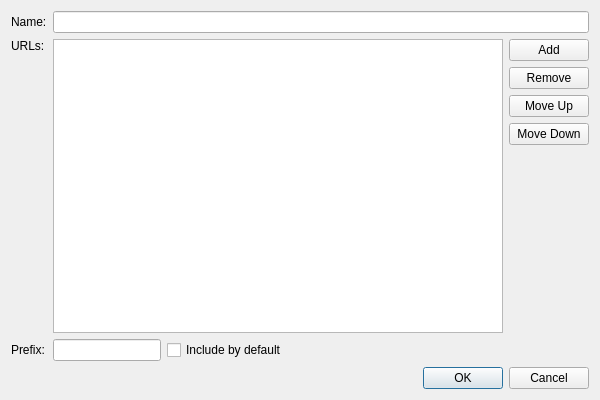
<?xml version="1.0" encoding="UTF-8"?>
<ui version="4.0">
 <class>Core::Internal::UrlFilterOptions</class>
 <widget class="QDialog" name="Core::Internal::UrlFilterOptions">
  <property name="geometry">
   <rect>
    <x>0</x>
    <y>0</y>
    <width>600</width>
    <height>400</height>
   </rect>
  </property>
  <property name="windowTitle">
   <string notr="true">Filter Configuration</string>
  </property>
  <layout class="QGridLayout" name="gridLayout">
   <item row="0" column="0">
    <widget class="QLabel" name="nameLabel">
     <property name="text">
      <string>Name:</string>
     </property>
    </widget>
   </item>
   <item row="0" column="1">
    <widget class="QLineEdit" name="nameEdit"/>
   </item>
   <item row="1" column="0">
    <layout class="QVBoxLayout" name="verticalLayout_2">
     <item>
      <widget class="QLabel" name="label">
       <property name="text">
        <string>URLs:</string>
       </property>
      </widget>
     </item>
     <item>
      <spacer name="verticalSpacer_2">
       <property name="orientation">
        <enum>Qt::Vertical</enum>
       </property>
       <property name="sizeHint" stdset="0">
        <size>
         <width>20</width>
         <height>40</height>
        </size>
       </property>
      </spacer>
     </item>
    </layout>
   </item>
   <item row="1" column="1">
    <layout class="QHBoxLayout" name="horizontalLayout_2">
     <item>
      <widget class="QListWidget" name="listWidget">
       <property name="dragDropMode">
        <enum>QAbstractItemView::InternalMove</enum>
       </property>
      </widget>
     </item>
     <item>
      <layout class="QVBoxLayout" name="verticalLayout">
       <item>
        <widget class="QPushButton" name="add">
         <property name="minimumSize">
          <size>
           <width>21</width>
           <height>21</height>
          </size>
         </property>
         <property name="text">
          <string>Add</string>
         </property>
        </widget>
       </item>
       <item>
        <widget class="QPushButton" name="remove">
         <property name="minimumSize">
          <size>
           <width>21</width>
           <height>21</height>
          </size>
         </property>
         <property name="text">
          <string>Remove</string>
         </property>
        </widget>
       </item>
       <item>
        <widget class="QPushButton" name="moveUp">
         <property name="minimumSize">
          <size>
           <width>21</width>
           <height>21</height>
          </size>
         </property>
         <property name="text">
          <string>Move Up</string>
         </property>
        </widget>
       </item>
       <item>
        <widget class="QPushButton" name="moveDown">
         <property name="minimumSize">
          <size>
           <width>21</width>
           <height>21</height>
          </size>
         </property>
         <property name="text">
          <string>Move Down</string>
         </property>
        </widget>
       </item>
       <item>
        <spacer name="verticalSpacer">
         <property name="orientation">
          <enum>Qt::Vertical</enum>
         </property>
         <property name="sizeHint" stdset="0">
          <size>
           <width>20</width>
           <height>20</height>
          </size>
         </property>
        </spacer>
       </item>
      </layout>
     </item>
    </layout>
   </item>
   <item row="2" column="0">
    <widget class="QLabel" name="prefixLabel">
     <property name="sizePolicy">
      <sizepolicy hsizetype="Maximum" vsizetype="Preferred">
       <horstretch>0</horstretch>
       <verstretch>0</verstretch>
      </sizepolicy>
     </property>
     <property name="text">
      <string notr="true">Prefix:</string>
     </property>
     <property name="buddy">
      <cstring>shortcutEdit</cstring>
     </property>
    </widget>
   </item>
   <item row="2" column="1">
    <layout class="QHBoxLayout" name="horizontalLayout">
     <item>
      <widget class="QLineEdit" name="shortcutEdit">
       <property name="sizePolicy">
        <sizepolicy hsizetype="Minimum" vsizetype="Fixed">
         <horstretch>0</horstretch>
         <verstretch>0</verstretch>
        </sizepolicy>
       </property>
      </widget>
     </item>
     <item>
      <widget class="QCheckBox" name="includeByDefault">
       <property name="sizePolicy">
        <sizepolicy hsizetype="Maximum" vsizetype="Preferred">
         <horstretch>0</horstretch>
         <verstretch>0</verstretch>
        </sizepolicy>
       </property>
       <property name="text">
        <string notr="true">Include by default</string>
       </property>
      </widget>
     </item>
     <item>
      <spacer name="horizontalSpacer">
       <property name="orientation">
        <enum>Qt::Horizontal</enum>
       </property>
       <property name="sizeHint" stdset="0">
        <size>
         <width>40</width>
         <height>20</height>
        </size>
       </property>
      </spacer>
     </item>
    </layout>
   </item>
   <item row="3" column="1">
    <widget class="QDialogButtonBox" name="buttonBox">
     <property name="orientation">
      <enum>Qt::Horizontal</enum>
     </property>
     <property name="standardButtons">
      <set>QDialogButtonBox::Cancel|QDialogButtonBox::Ok</set>
     </property>
    </widget>
   </item>
  </layout>
 </widget>
 <resources/>
 <connections>
  <connection>
   <sender>buttonBox</sender>
   <signal>accepted()</signal>
   <receiver>Core::Internal::UrlFilterOptions</receiver>
   <slot>accept()</slot>
   <hints>
    <hint type="sourcelabel">
     <x>248</x>
     <y>254</y>
    </hint>
    <hint type="destinationlabel">
     <x>157</x>
     <y>274</y>
    </hint>
   </hints>
  </connection>
  <connection>
   <sender>buttonBox</sender>
   <signal>rejected()</signal>
   <receiver>Core::Internal::UrlFilterOptions</receiver>
   <slot>reject()</slot>
   <hints>
    <hint type="sourcelabel">
     <x>316</x>
     <y>260</y>
    </hint>
    <hint type="destinationlabel">
     <x>286</x>
     <y>274</y>
    </hint>
   </hints>
  </connection>
 </connections>
</ui>
